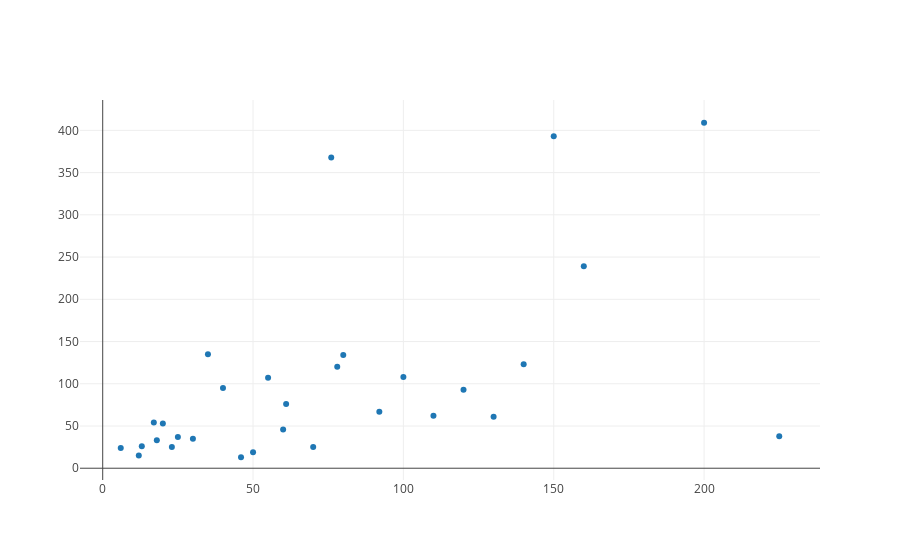

Notebook source saved alongside this figure:
### Markdown cell above
Great! Now we have the data necessary to make a trace of our data.

### Code cell
from plotly.offline import iplot, init_notebook_mode
init_notebook_mode(connected=True)
from graph import trace_values, plot

movies_trace = trace_values(x_values, y_values, text=titles, name='movie data')

plot([movies_trace])

### Figure 1 — Plotly figure (JSON) as saved in the notebook; plotly's stock layout.template omitted (floating-point values rounded to 4 significant figures)
{"data": [{"mode": "markers", "name": "movie data", "text": ["21 &amp; Over", "Dredd 3D", "12 Years a Slave", "2 Guns", "42", "47 Ronin", "A Good Day to Die Hard", "About Time", "After Earth", "August: Osage County", "Beautiful Creatures", "Blue Jasmine", "Captain Phillips", "Carrie", "Cloudy with a Chance of Meatballs 2", "Despicable Me 2", "Don Jon", "Elysium", "Ender&#39;s Game", "Epic", "Escape Plan", "Evil Dead", "Fast and Furious 6", "Frozen", "G.I. Joe: Retaliation", "Gangster Squad", "Grown Ups", "Her", "Identity Thief", "Iron Man 3"], "type": "scatter", "uid": "6e372e1e-4f42-11e9-85f1-a5a05d7a551a", "x": [13, 46, 20, 61, 40, 225, 92, 12, 130, 25, 50, 18, 55, 30, 78, 76, 6, 120, 110, 100, 70, 17, 160, 150, 140, 60, 80, 23, 35, 200], "y": [26, 13, 53, 76, 95, 38, 67, 15, 61, 37, 19, 33, 107, 35, 120, 368, 24, 93, 62, 108, 25, 54, 239, 393, 123, 46, 134, 25, 135, 409]}], "layout": {}}
